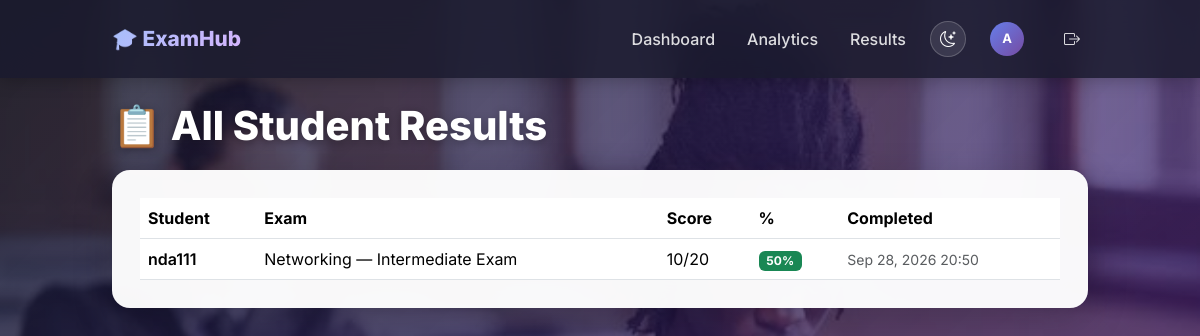
/admin/results (signed in), run on the app's committed database.
### models.py (models this page shows, shortened)
class User(UserMixin, db.Model):
    __tablename__ = 'user'
    id = db.Column(db.Integer, primary_key=True)
    username = db.Column(db.String(80), unique=True, nullable=False, index=True)
    password_hash = db.Column(db.String(200), nullable=False)
    is_admin = db.Column(db.Boolean, default=False, nullable=False)
    created_at = db.Column(db.DateTime, default=datetime.utcnow)
    results = db.relationship('Result', backref='student', lazy=True,
                              cascade='all, delete-orphan')

class Result(db.Model):
    __tablename__ = 'result'
    id = db.Column(db.Integer, primary_key=True)
    user_id = db.Column(db.Integer, db.ForeignKey('user.id'), nullable=False)
    exam_id = db.Column(db.Integer, db.ForeignKey('exam.id'), nullable=False)
    score = db.Column(db.Integer, nullable=False)
    total_questions = db.Column(db.Integer, nullable=False)
    tab_switches = db.Column(db.Integer, default=0)
    completed_at = db.Column(db.DateTime, default=datetime.utcnow)
    answers = db.relationship('Answer', backref='result', lazy=True,
                              cascade='all, delete-orphan')
    @property
    def percentage(self):
        if self.total_questions == 0:
            return 0
        return round((self.score / self.total_questions) * 100)

class Exam(db.Model):
    __tablename__ = 'exam'
    id = db.Column(db.Integer, primary_key=True)
    title = db.Column(db.String(200), nullable=False)
    description = db.Column(db.Text, nullable=True)
    duration_minutes = db.Column(db.Integer, nullable=False, default=30)
    category_id = db.Column(db.Integer, db.ForeignKey('category.id'), nullable=False)
    questions_per_attempt = db.Column(db.Integer, default=50)
    opens_at = db.Column(db.DateTime, nullable=True)
    closes_at = db.Column(db.DateTime, nullable=True)
    created_at = db.Column(db.DateTime, default=datetime.utcnow)
    questions = db.relationship('Question', backref='exam', lazy=True,
                                cascade='all, delete-orphan')
    results = db.relationship('Result', backref='exam', lazy=True,
                              cascade='all, delete-orphan')

### app.py (the view)
@app.route('/admin/results')
@admin_required
def admin_results():
    results = Result.query.order_by(Result.completed_at.desc()).all()
    return render_template('admin_results.html', results=results)

### app.py (called while the page is built)
@login_manager.user_loader
def load_user(user_id):
    return User.query.get(int(user_id))

def admin_required(f):
    @wraps(f)
    def wrapper(*args, **kwargs):
        if not current_user.is_authenticated:
            return redirect(url_for('login'))
        if not current_user.is_admin:
            abort(403)
        return f(*args, **kwargs)
    return wrapper

### templates/admin_results.html (shortened to what this page needs)
{% extends 'base.html' %}
{% block content %}
<h1 class="page-title">📋 All Student Results</h1>
{% if results %}
<div class="glass-card">
    <table class="table align-middle mb-0">
        <thead><tr><th>Student</th><th>Exam</th><th>Score</th><th>%</th><th>Completed</th></tr></thead>
        <tbody>
        {% for r in results %}
            <tr>
                <td class="fw-semibold">{{ r.student.username }}</td>
                <td>{{ r.exam.title }}</td>
                <td>{{ r.score }}/{{ r.total_questions }}</td>
                <td><span class="badge {% if r.percentage >= 50 %}bg-success{% else %}bg-danger{% endif %}">{{ r.percentage }}%</span></td>
                <td class="text-muted small">{{ r.completed_at.strftime('%b %d, %Y %H:%M') }}</td>
            </tr>
        {% endfor %}
        </tbody>
    </table>
</div>
{% else %}
<div class="glass-card text-center py-5">
    <div style="font-size:64px;">📭</div>
    <h4 class="fw-bold mt-3">No results yet</h4>
</div>
{% endif %}
{% endblock %}

### templates/base.html (shortened to what this page needs)
<!DOCTYPE html>
<html lang="en">
<head>
    <link href="https://cdn.jsdelivr.net/npm/bootstrap@5.3.3/dist/css/bootstrap.min.css" rel="stylesheet">
    <link rel="stylesheet" href="https://cdn.jsdelivr.net/npm/bootstrap-icons@1.11.3/font/bootstrap-icons.css">
</head>
<body>
<nav class="navbar navbar-expand-lg navbar-dark app-navbar">
    <div class="container" style="max-width:1000px;">
        <a class="navbar-brand" href="/">🎓 ExamHub</a>
        <div class="navbar-nav ms-auto align-items-center flex-row gap-3">
            {% if current_user.is_authenticated %}
                {% if current_user.is_admin %}
                    <a class="nav-link" href="/admin">Dashboard</a>
                    <a class="nav-link" href="/admin/analytics">Analytics</a>
                    <a class="nav-link" href="/admin/results">Results</a>
                {% else %}
                    <a class="nav-link" href="/dashboard">Exams</a>
                    <a class="nav-link" href="/my-results">My Results</a>
                {% endif %}
                <button class="theme-toggle" id="themeToggle" title="Toggle theme">
                    <i class="bi bi-moon-stars" id="themeIcon"></i>
                </button>
                <a class="nav-link" href="/profile" title="Profile">
                    <span class="avatar">{{ current_user.username[0].upper() }}</span>
                </a>
                <a class="nav-link" href="/logout"><i class="bi bi-box-arrow-right"></i></a>
            {% else %}
                <a class="nav-link" href="/login">Login</a>
                <a class="nav-link" href="/signup">Sign Up</a>
            {% endif %}
        </div>
    </div>
</nav>
<div class="container my-4" style="max-width: 1000px;">
    {% block content %}{% endblock %}
</div>
</body>
</html>

### data on the page
User: username "A"
Result: student.username "nda111", exam "Networking — Intermediate Exam", score "10", total_questions "20", percentage "50", completed_at "Sep 28, 2026 20:50"
